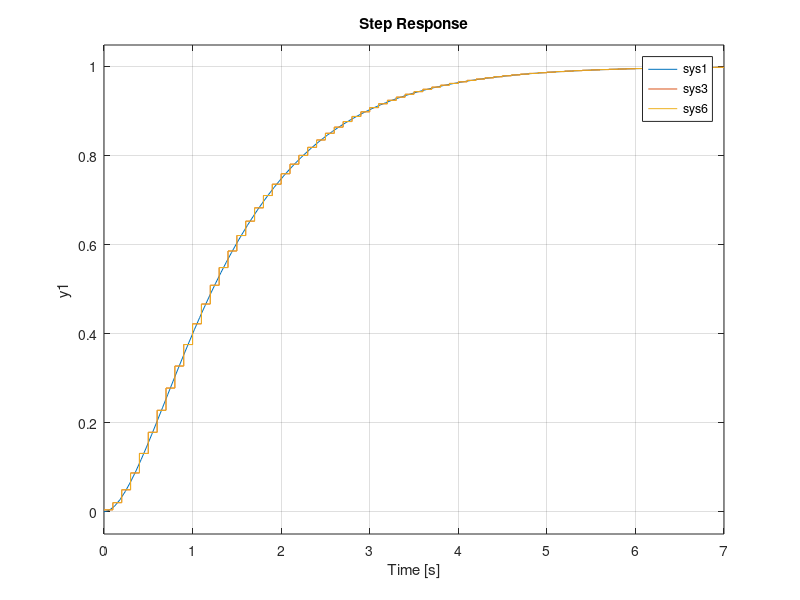

MATLAB code for this plot:
close all
clear
clc

s = tf('s');

%% some function
% syms s1
% fplot(@(x) sin(x))
% hold on
% theta = deg2rad(60)
% fplot(@(x) sin(x-theta))
% R = 5.2;L = 2.39e-3;
% K1 = 100*L;K2 = K1*R/L;
% fplot(@(t) exp(-(t*(K1 + R))/(2*L))*(cosh((t*(K1^2 + 2*K1*R + R^2 - 4*K2*L)^(1/2))/(2*L)) - (sinh((t*(K1^2 + 2*K1*R + R^2 - 4*K2*L)^(1/2))/(2*L))*(K1 + R))/(K1^2 + 2*K1*R + R^2 - 4*K2*L)^(1/2)))

% 
% atan2(1,0)

% fplot(@(x) 20*log10(x))
% f1 = @(x) 10*exp(-10*x);
% f2 = @(x) 1*exp(-10*x);
% fplot(@(x) 10*exp(-0*x))
% k = -0.5;
% x_init = 10;
% fplot(@(x) 10*exp(k*x),[0 10])
% hold on
% fplot(@(x) 5*exp(k*x),[0 10])
% hold on
% fplot(@(x) x_init*exp(k*x),[0 10])
% expand((s1+1.367)^2)

%% transfer function
% w = {0.1,100};
% syms k

% L1 = 3/(s*(0.1*s+1));
% L2 = L1*(355/(s^2+1.1*s+355));
% C = 1*s^0;
% T1 = L1/(1+L1);
% T2 = L2/(1+L2);
% G0 = 246.7/(s^2+15.71*s+246.7);
% TD = 157.9/(s^2+25.13*s+157.9);
% Gf = (s^2+15.34*s+201.6)/(s^2+25.56*s+201.6);
% GT = TD*G0;
% G0f = Gf*G0;
% P1 = 987/(s^2+75.4*s+987);
% P2 = (1421/(s^2+67.86*s+1421))*((0.01*s+1)/(0.03*s+1))*(1/(0.035*s+1));
% [A,B,C,D] = tf2ss(246.7,[1,15.71,246.7]);
% G1 = 1/(0.1*s+1);
% % [A,B,C,D] = tf2ss(1,[0.1,1]);

% f = 30;
% ksi = 0.1;
% wd = 2*pi*f;
% wn = wd/((1-ksi^2)^0.5);
% G4 = wn^2/(s^2+2*ksi*wn*s+wn^2)

% A = [0,1;-246.7,-15.71];
% B = [0;246.7];
% C = [1,0];
% D = 0;
% sys1 = ss(A,B,C,D)
% [b,a] = ss2tf(A,B,C,D)
% 
% % A = [0,1;-10,-15];
% % B = [0;10];
% % C = [1,0];
% % D = 0;
% % sys2 = ss(A,B,C,D)
% % [b,a] = ss2tf(A,B,C,D)
% 
% A = [0,1;-987,-75.4];
% B = [0;987];
% C = [1,0];
% D = 0;
% sys3 = ss(A,B,C,D)
% [b,a] = ss2tf(A,B,C,D)
% 
% A = [0,1;-35890,-37.89];
% B = [0;35890];
% C = [1,0];
% D = 0;
% sys4 = ss(A,B,C,D)
% [b,a] = ss2tf(A,B,C,D)

% sys1 = 1/s;
% sys = (86.9*s+9691)/(s^2+136.7*s+10420)
% bode(sys)
% hinfnorm(sys)

% cascade lead compensator
% G0 = 10/(s*(s+1));
% Gc = (1+0.456*s)/(1+0.114*s);
% Gc0 = Gc*G0

%% state space
% first order close loop system 
% error system
% C = [1];
% D = 0;
% 
% k = 10;
% A = [-k];
% B = [1];
% sys1 = ss(A,B,C,D);
% 
% k = 10;
% A = [-k];
% B = [k];
% sys2 = ss(A,B,C,D);
% bode(sys2)
% 
% k = 10;
% A = [-k];
% B = [-k];
% sys3 = ss(A,B,C,D);
% step(sys3)
% 
% k = 15;
% A = [-k];
% B = [k];
% sys4 = ss(A,B,C,D);

% bandwidth(sys1)
% margin(sys1)
% linearSystemAnalyzer(sys1)

% second order open loop system
% k = 2;
% A = [0 1;-k^2 -2*k];
% B = [0;0];
% C = [0 1];
% D = 0;
% sys2 = ss(A,B,C,D);
% 
% A = [0 1;0 0];
% B = [0;1];
% C = [1 0];
% D = 0;
% sys3 = ss(A,B,C,D);

% non-minimun system
% A = [1 1 0;0 0 1;0 0 0];
% B = [0;0;1];
% C = [0 1 0];
% D = 0;
% sys3 = ss(A,B,C,D);
% [b,a] = ss2tf(A,B,C,D)

% butterworth
% fc = 100;
% fs = 10000;
% 
% [b,a] = butter(3,fc/(fs/2))

% lqr
% A = 0;
% B = 1;
% C = 1;
% D = 0;
% Q = 1;
% R = 1;
% sys = ss(A,B,C,D);
% [K,S,P] = lqr(sys,Q,R)

%% 参考khalil 12.4 Integral Control via Linearization
% 直接套公式即可
% J = 2.2951e-5;
% B = 1.1475e-5;
% Kp_v = 0.35;
% Ki_v = 140;
% Ki_v = Kp_v*Ki_v;
% P = 14;% number of pole
% phi_m = 0.00469;
% Km = 3*P/4 *phi_m;
% L = 2.39e-3;
% R = 5.2;
% wc = 130;
% Kp_i = wc*L;
% Ki_i = R/L;
% Ki_i = Kp_i*Ki_i;

% current closed loop
% syms R L w
% A = [-R/L 0;1 0];
% B = [1/L;0];
% K1 = w*L;
% K2 = K1*R/L;
% K = [K1 K2];
% A_cl = A - B*K
% eig(A_cl)

% velocity closed loop
% syms B J Km real
% syms Kp Ki real
% syms K1 K2 real
% 
% 
% K1 = Kp;
% K2 = Kp*Ki;
% 
% A = [-B/J 0;1 0];
% B = [Km/J;0];
% K = [K1 K2];
% A_cl = A - B*K
% eig(A_cl)
% 
% % Q = eye(2)
% % syms p11 p12 p21 p22
% % X = [p11 p12;p21 p22];
% % 
% % eqn = X*A_cl + A_cl'*X == -Q
% % S = solve(eqn,X)
% % 
% % P_1 = [S.p11 S.p12;S.p21 S.p22]
% % 
% % % eig(P_1)
% % P_1*A_cl + A_cl'*P_1

% cascade closed loop
% A = [-(B+Km*Kp_v)/J -Km*Kp_v*Ki_v/J     Km/J          0;
%            1          0                  0            0;
%            0          0             (-R-Kp_i)/L -Kp_i*Ki_i/L;
%            0          0                  1            0];
% eig(A)

% A = [-(B+Km*Kp_v)/J                      -Km*Ki_v/J                 Km/J              0;
%            1                               0                         0                0;
%      Kp_v*R/L-Kp_v*(B+Km*Kp_v)/J+Ki_v  Ki_v*R/L-Km*Ki_v*Kp_v/J (-R-Kp_i)/L+Km*Kp_v/J -Ki_i/L;
%            0                               0                         1                0];
% eig(A)

% mixsyn
% G = (s-1)/(s+1)^2;
% W1 = makeweight(10,[1 0.1],0.01);
% W2 = makeweight(0.1,[32 0.32],1);
% W3 = makeweight(0.01,[1 0.1],10);
% tf(W1)
% [K,CL,gamma] = mixsyn(G,W1,W2,W3);
% S = feedback(1,G*K);
% KS = K*S;
% T = 1-S;
% bode(S,W1,1/W1)
% legend('S','W1','1/W1');
% W1 = 15*((s/(s+0.05))*(5/(s+5)))^2;
% W1_inv = 1/W1;
% bode(W1_inv)

% bode
% G1 = 30*s^0;
% G2 = s+1;
% G3 = 1/((s+0.01)^2);
% G4 = 1/(s+10);
% G5 = G1*G2*G3*G4;
% bode(G1,G2,G3,G4,G5)
% legend("G1","G2","G3","G4","G5")

% G1 = 1/(s+1);
% G2 = 1/(s+10);
% bode(G1,G2)
% legend("G1","G2")

% M = 1.5;
% wb = 10;
% A = 1.e-4;
% 
% Wp1 = (s/M+wb)/(s+wb*A);
% Wp1_inv = 1/Wp1;
% 
% Wp2 = (s/M^0.5+wb)^2/(s+wb*A^0.5)^2;
% Wp2_inv = 1/Wp2;
% 
% bode(Wp1_inv,Wp2_inv)
% legend("Wp1^{-1}","Wp2^{-1}")

% Weighting function
% Wl = makeweight(100,[1,3.16],0.1);
% Wh = makeweight(0.316,10,100);
% tf(Wl)
% tf(Wh)
% bodemag(Wl,Wh)
% legend
% grid on

% W3c = makeweight(0.316,[1 2],100,0,3);
% W2c = makeweight(0.316,[1 2],100,0,2);
% W1c = makeweight(0.316,[1 2],100);
% bodemag(W3c,W2c,W1c)
% legend
% grid on

% getIOTransfer
% G1 = tf(10,[1 10]);
% G2 = tf([1 2],[1 0.2 10]);
% C1 = tunablePID('C','pi');
% C2 = tunableGain('G',1);
% X1 = AnalysisPoint('X1');
% X2 = AnalysisPoint('X2');
% T = feedback(G1*feedback(G2*C2,X2)*C1,X1);
% T.InputName = 'r';
% T.OutputName = 'y';
% H1 = getIOTransfer(T,'X1','y');
% H2 = getIOTransfer(T,'X2','y');
% H = getIOTransfer(T,{'X1','X2'},'y');

%% longitudinal passenger jet(use hinfstruct to tune)
% openExample('control/concorde_demo')
% open_system('rct_concorde')

% Tuning Setup
% ST0 = slTuner('rct_concorde',{'Ki','Kp','Kq','Kf','RollOff'});
% % wn = realp('wn', 3);               % natural frequency
% % zeta = realp('zeta',0.8);          % damping
% % Fro = tf(wn^2,[1 2*zeta*wn wn^2]); % parametric transfer function
% % setBlockParam(ST0,'RollOff',Fro)   % use Fro to parameterize "RollOff" block
% 
% % Design Requirements
% T1=ST0.getIOTransfer('Nzc','e');% tracking
% T2=ST0.getIOTransfer('n','delta_m'); % roll-off
% T3=ST0.getIOTransfer('w','delta_m'); % margins
% W1 = 15*((s/(s+0.05))*(5/(s+5)))^2;
% W2 = (s/(s+8))*(((1/8^2)*s^2+(2^0.5/8)*s+1)/((1/800^2)*s^2+(2^0.5/800)*s+1));
% W3 = 0.8;

% % Autopilot Tuning
% H0 = blkdiag(W1*T1, W2*T2, W3*T3)
% H = hinfstruct(H0);%H is tuned versionof H0
% ST0.setBlockValue(H);
% Fro = getBlockValue(ST0,'RollOff');
% 
% % Closed-Loop Simulations
% Gref = tf(1.7^2,[1 2*0.7*1.7 1.7^2]);    % reference model
% T = getIOTransfer(ST0,'Nzc','Nz');  % transfer Nzc -> Nz
% figure, step(T,'b',Gref,'b--',6), grid,
% ylabel('N_z'), legend('Actual response','Reference model')
% 
% T = getIOTransfer(ST0,'Nzc','delta_m');  % transfer Nzc -> delta_m
% Kf = getBlockValue(ST0,'Kf');            % tuned value of Kf
% Tff = Fro*Kf;         % feedforward contribution to delta_m
% figure
% step(T,'b',Tff,'g--',T-Tff,'r-.',6), grid
% ylabel('\delta_m'), legend('Total','Feedforward','Feedback')
% 
% OL = getLoopTransfer(ST0,'delta_m',-1); % negative-feedback loop transfer
% figure
% margin(OL);
% grid;
% xlim([1e-3,1e2]);

% Discretization
sys1 = 2/(s^2+3*s+2);
A = [0 1;-2 -3];
B = [0;2];
C = [1 0];
D = 0;
sys2 = ss(A,B,C,D);

Ts = 0.1;
I = eye(2);
A_d = inv((I-Ts/2*A))*(I+Ts/2*A);
B_d = inv((I-Ts/2*A))*Ts/2*B;
C_d = C*(A_d+I);
D_d = C*B_d+D;
sys3 = ss(A_d,B_d,C_d,D_d,0.1)

A_d1 = [0.7236 -0.0861;0.1722 0.9909];
B_d1 = [0.0609;0.0064];
C_d1 = [0 1.4142];
D_d1 = 0;
sys4 = ss(A_d1,B_d1,C_d1,D_d1,0.1);

sys5 = c2d(sys2,0.1);
sys6 = c2d(sys2,0.1,'tustin')

step(sys1,sys3,sys6)
legend
